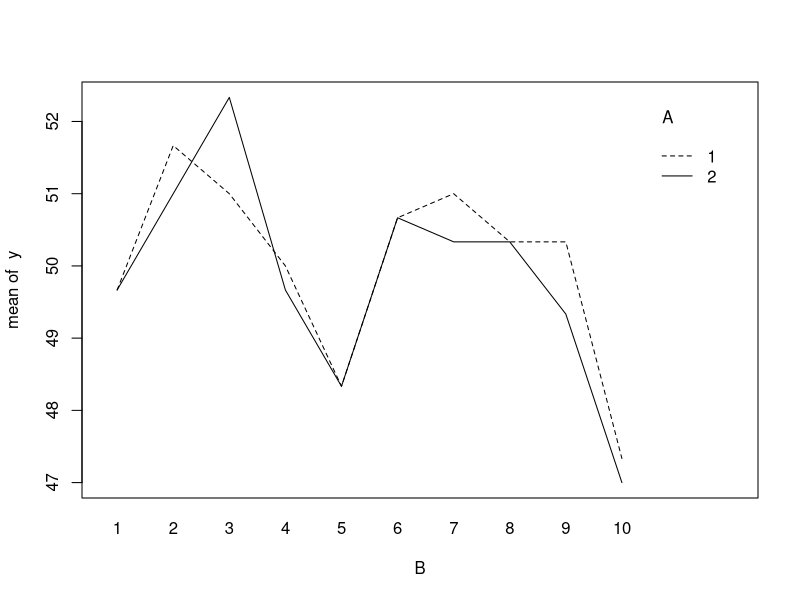

This figure's R source:
## ---- chunk 1
mixed.test = function(A,B,y)
{
  av=anova(lm(y~A*B))
  F.a = av$`Mean Sq`[1]/av$`Mean Sq`[3]
  p.value = pf(F.a,df1=av$Df[1],df2=av$Df[3],lower.tail = FALSE)
  table1 = matrix(c(av$`Sum Sq`[1],av$`Sum Sq`[2],av$`Sum Sq`[3],av$`Sum Sq`[4],
                    av$Df[1],av$Df[2],av$Df[3],av$Df[4],
                    av$`Mean Sq`[1],av$`Mean Sq`[2],av$`Mean Sq`[3],av$`Mean Sq`[4]),nrow = 4)
  dimnames(table1) = list(c("Fixed Effect A","Random Effect B","Interaction AB","Error"),
                          c("SS","df","MS"))
  print(table1)
  
  table2 = matrix(c(F.a,p.value),nrow = 1)
  dimnames(table2) = list(c(""),c("F-test for fixed effect","p-value"))
  print(table2)
  
  a=nlevels(A)
  b=nlevels(B)
  n=length(y) / a / b
  
  var.hat = av$`Mean Sq`[4]
  var.interaction.hat = (av$`Mean Sq`[3]-av$`Mean Sq`[4])/n
  var.block = (av$`Mean Sq`[2]-av$`Mean Sq`[3])/n/a
  
  table3 = matrix(c(var.hat,var.interaction.hat,var.block),nrow=1)
  dimnames(table3) = list(c(""),c("error.var","interaction.var","block.var"))
  print(table3)
}
## ---- chunk 2
library("readxl")
data = read_excel("handout8data.xlsx")
A = as.factor(na.omit(data$device))
B = as.factor(na.omit(data$specimen))
y = na.omit(data$hardness)

a = length(levels(A))
b = length(levels(B))
N = length(y)
n = N / (a * b)

df.A = a-1
df.B = b-1
df.AB = (a-1)*(b-1)
c("a"=a,"b"=b,"n"=n,"N"=N,"df.A"=df.A,"df.B"=df.B,"df.AB"=df.AB)
## ---- chunk 3
# remember that we are testing whether operator differences are
# generalizable to a larger population of parts.
interaction.plot(B,A,y)
## ---- chunk 4
library("lme4")
contrasts(A)=contr.sum
mixed.mod = lmer(y ~ A + (1|B) + (1|A:B))
anova(mixed.mod)
## ---- chunk 5
coef(summary(mixed.mod))
## ---- chunk 6
mixed.test(A,B,y)
## ---- chunk 7
# the variables below represent the same data, only with repeat measurements
# summarized by their sample mean.
d = as.factor(na.omit(data$d))
s = as.factor(na.omit(data$s))
h.means = na.omit(data$h)
## ---- chunk 8
# below we run a randomized block design with the sample means as the
# response variables.
# note that the test for a fixed factor effect is equivalent to that
# from the mixed.test function.
rcbd.mod = lmer(h.means ~ d + (1|s))
anova(rcbd.mod)
## ---- chunk 9
A = as.factor(na.omit(data$op))
B = as.factor(na.omit(data$mach))
y = na.omit(data$strength)
mixed.test(A,B,y)
